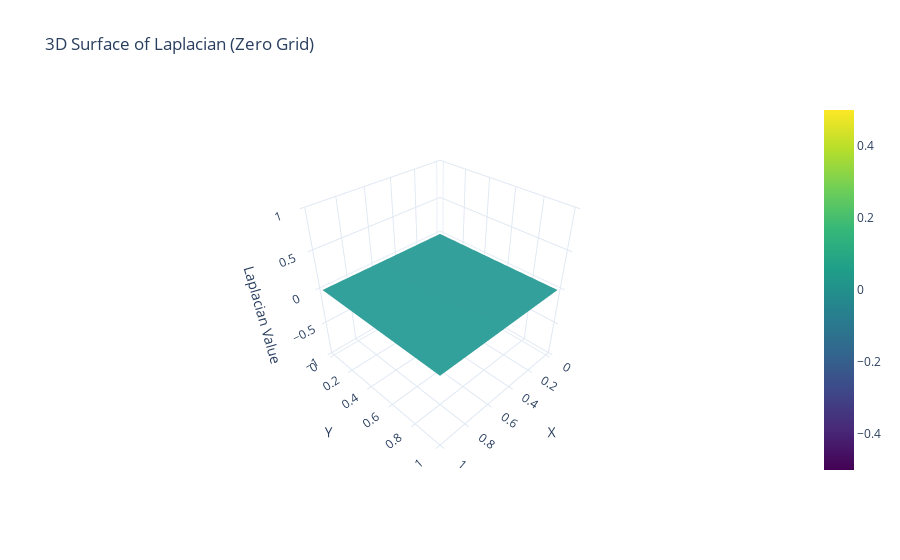
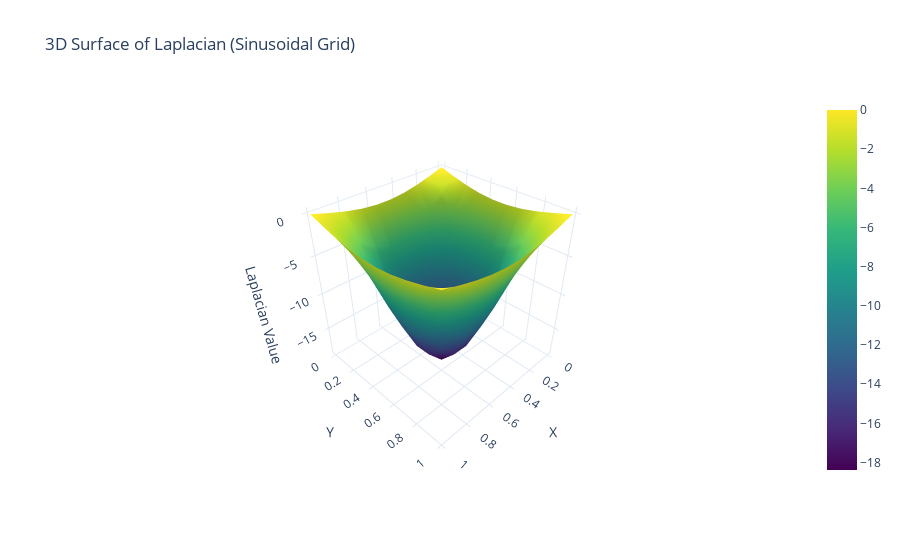
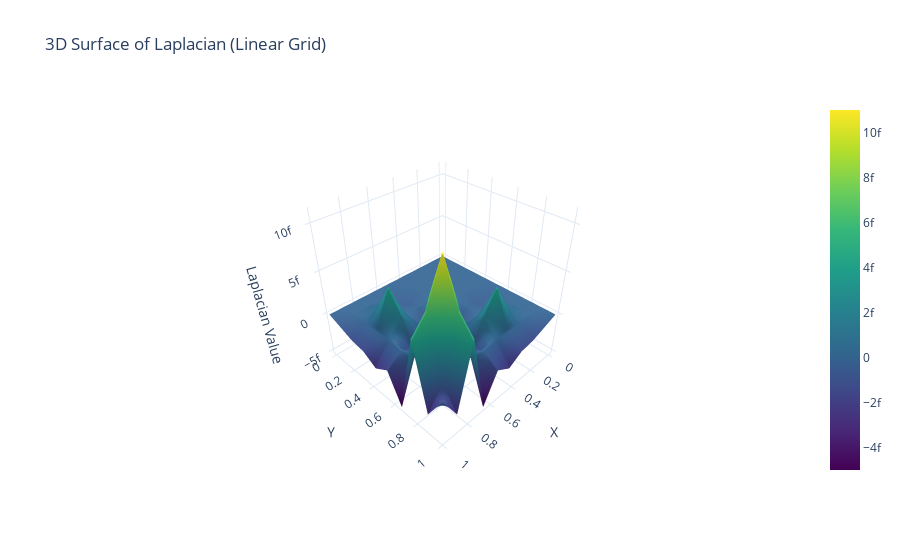

Notebook code for these charts, in order:
### Markdown cell above
## Compute the Laplacian with numpy

### Code cell
def finite_difference_2d(u, hx, hy):
    # Compute the gradient
    grad_u = np.gradient(u, hx, hy)
    
    # Second derivative in x direction
    d2u_dx2 = np.gradient(grad_u[0], hx, axis=0)  # Gradient in x direction
    # Second derivative in y direction
    d2u_dy2 = np.gradient(grad_u[1], hy, axis=1)  # Gradient in y direction
    
    return d2u_dx2, d2u_dy2

def compute_laplacian(u, hx, hy):
    # Compute the second derivatives
    d2u_dx2, d2u_dy2 = finite_difference_2d(u, hx, hy)
    # Compute the Laplacian
    laplacian = d2u_dx2 + d2u_dy2
    return laplacian


# Example usage
hx = 1 / (Nx - 1)
hy = 1 / (Ny - 1)

# Test 1: Zero grid
u1 = np.zeros((Nx, Ny))  # Example grid
laplacian_1 = compute_laplacian(u1, hx, hy)

# Test 2: Sinusoidal grid
u2 = np.sin(np.pi * np.linspace(0, 1, Nx)[:, None]) * np.sin(np.pi * np.linspace(0, 1, Ny))  # 2D sinusoidal function
laplacian_2 = compute_laplacian(u2, hx, hy)

# Test 3: Linear grid
u3 = np.linspace(0, 1, Nx)[:, None] * np.linspace(0, 1, Ny)  # 2D linear function
laplacian_3 = compute_laplacian(u3, hx, hy)

# Function to create 3D surface plots
def plot_3d_surface(X, Y, Z, title):
    fig = go.Figure(data=[go.Surface(z=Z, x=X, y=Y, colorscale='Viridis')])
    fig.update_layout(
        title=title,
        scene=dict(
            xaxis_title='X',
            yaxis_title='Y',
            zaxis_title='Laplacian Value',
            camera=dict(eye=dict(x=1.5, y=1.5, z=1.5))
        ),
        template='plotly_white'
    )
    fig.show()

# Create meshgrid for plotting
X, Y = np.meshgrid(np.linspace(0, 1, Nx), np.linspace(0, 1, Ny))

# Plot results for Laplacian of Test 1
plot_3d_surface(X, Y, laplacian_1, '3D Surface of Laplacian (Zero Grid)')

# Plot results for Laplacian of Test 2
plot_3d_surface(X, Y, laplacian_2, '3D Surface of Laplacian (Sinusoidal Grid)')

# Plot results for Laplacian of Test 3
plot_3d_surface(X, Y, laplacian_3, '3D Surface of Laplacian (Linear Grid)')
